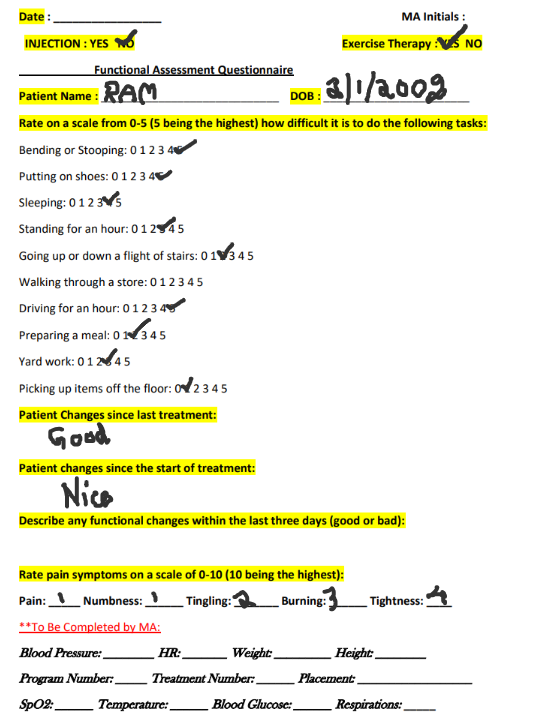
#> input picture imageonline-co-writeimage (2).jpg, 558 x 727 px
$ jupyter execute --allow-errors OsakaInternTask.ipynb   (shell and % lines are left out)
#> lines starting #> are read from the running program, lines starting #| are printed output that depends on the picture; after the words box and inside, x2 and y2 are one past the last pixel; in counts of white or black regions, pixels touching at a corner belong together
[cell 1]
import pytesseract
import cv2
import numpy as np
import heapq
import re
import json
import matplotlib.pyplot as plt

pytesseract.pytesseract.tesseract_cmd = r'C:\Program Files\Tesseract-OCR\tesseract.exe'

img = cv2.imread("imageonline-co-writeimage (2).jpg")
#> img is the input picture: shape (727, 558, 3); mean B, G, R 226.3, 242, 242.3
#> `gray = cv2.cvtColor(img, cv2.COLOR_BGR2GRAY)`:
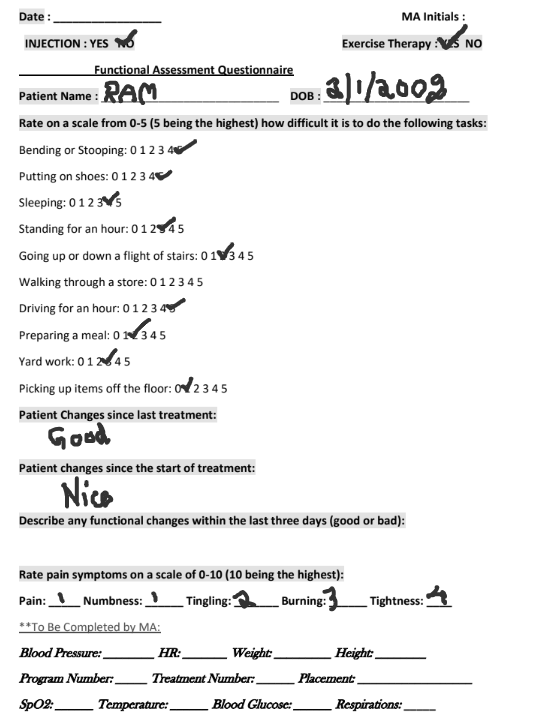
#> gray: shape (727, 558); min 0, max 255, mean 240.3
#> `thresh_img = cv2.adaptiveThreshold(gray, 255, cv2.ADAPTIVE_THRESH_GAUS..`:
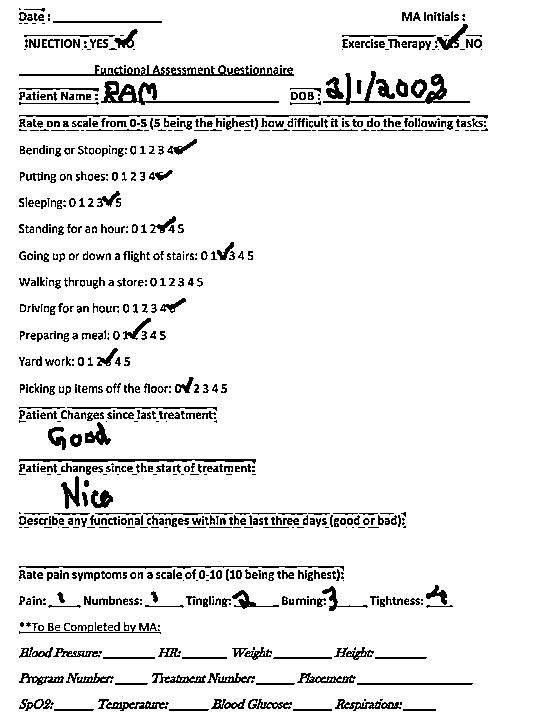
#> thresh_img: shape (727, 558); 92.4% white; black in thin lines or dots, all inside (x1, y1, x2, y2) = (19, 8, 488, 711)

#> (the rest of this cell did not finish here and is left out)
